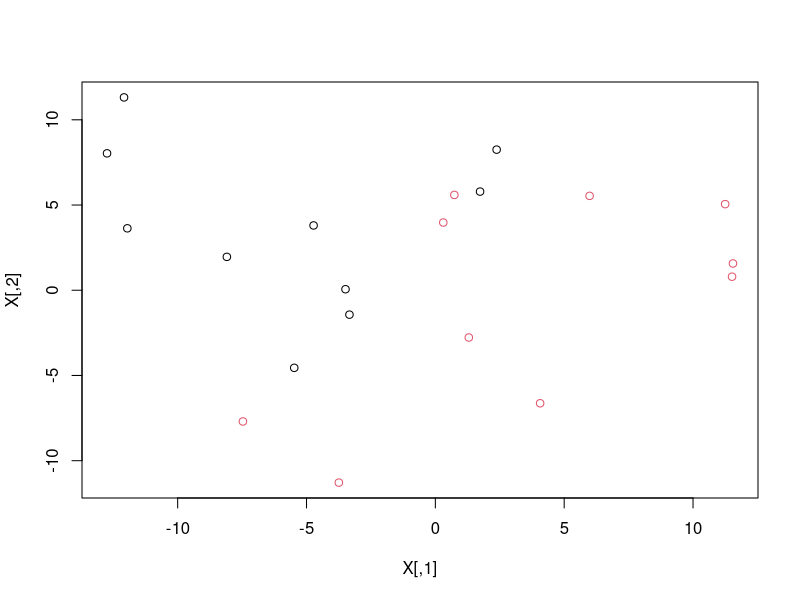
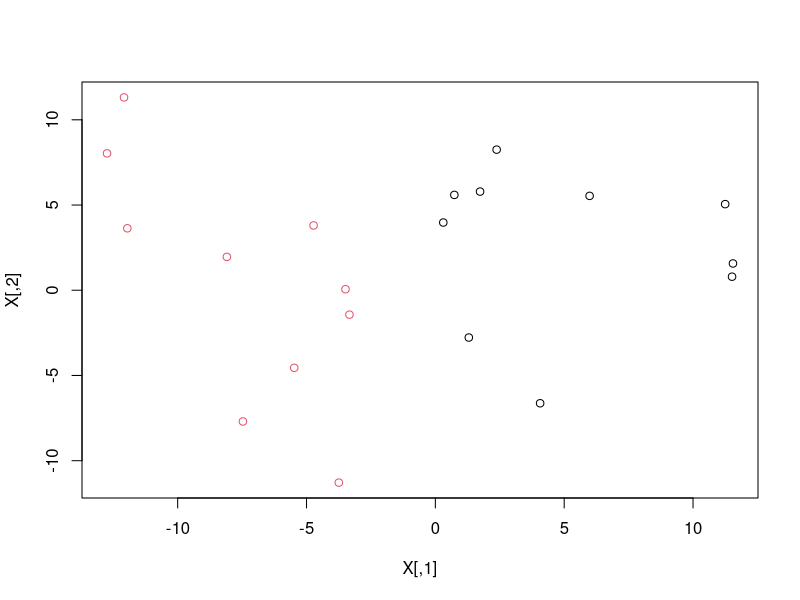

Here is the R script that generated these plots, in order:

vectobin <- function(vector){
        cols <- unique(vector)
        rows <- length(vector)
        
        mat <- matrix(data = 0, nrow = rows, ncol = length(cols))
        
        for(i in 1:rows){
                mat[i, vector[i]] <- 1
        }
        
        return(mat)
}

bin <- c(rep(1,10),rep(0,10))
P <- cbind(bin, rev(bin))

lab <- P%*%1:2

C <- matrix(data = c(-2,2,2,-2), nrow = 2)
C

X <- P %*% C
X <- X + matrix(rnorm(40, sd = 5),nrow = 20)
plot(X, col = lab)

km <- kmeans(x = X, centers = 2)


Pest <- vectobin(km$cluster)
Xhat <- Pest%*% km$centers

sum( (X-Xhat)^2 )

plot(X, col = km$cluster)
